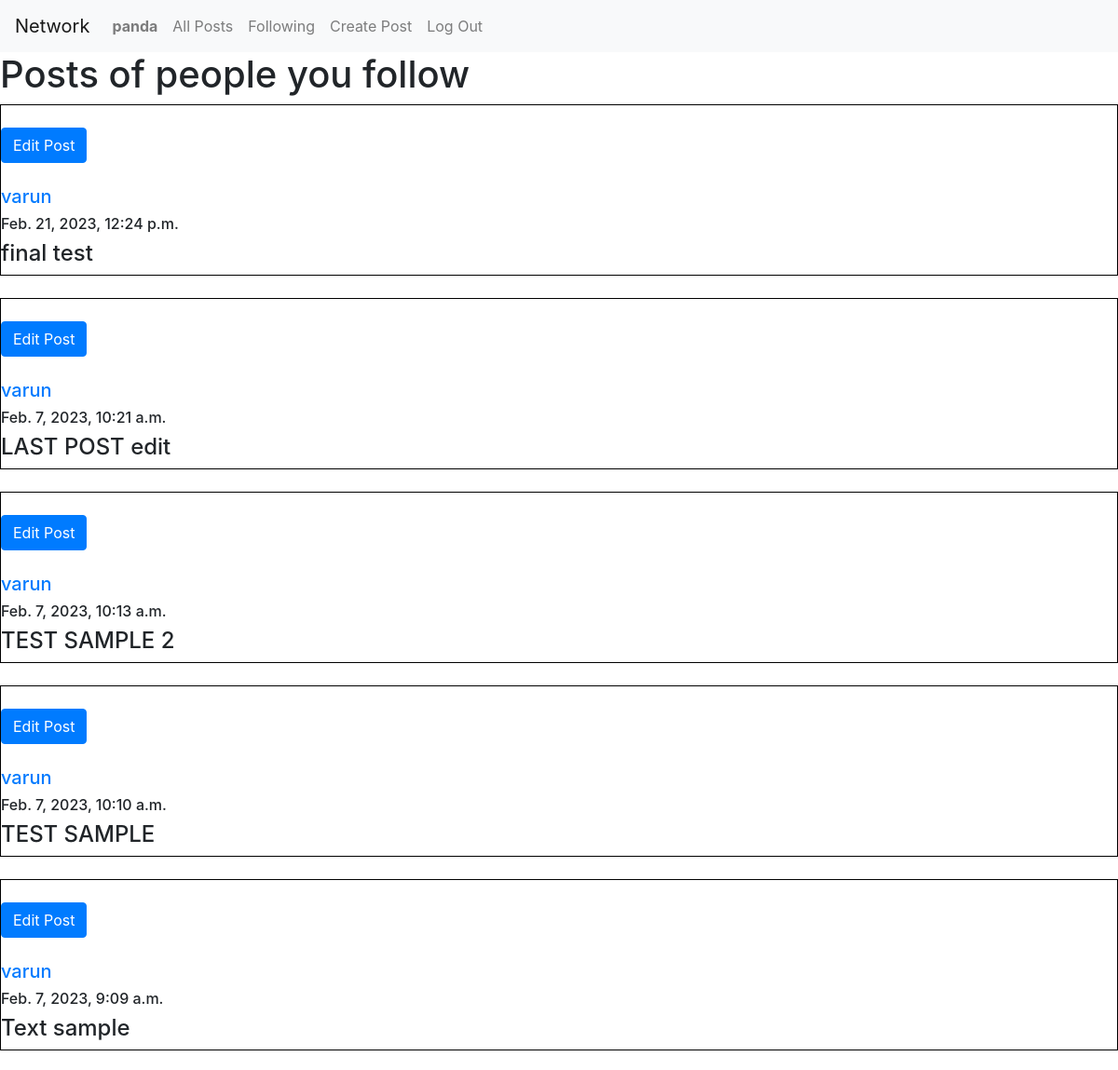
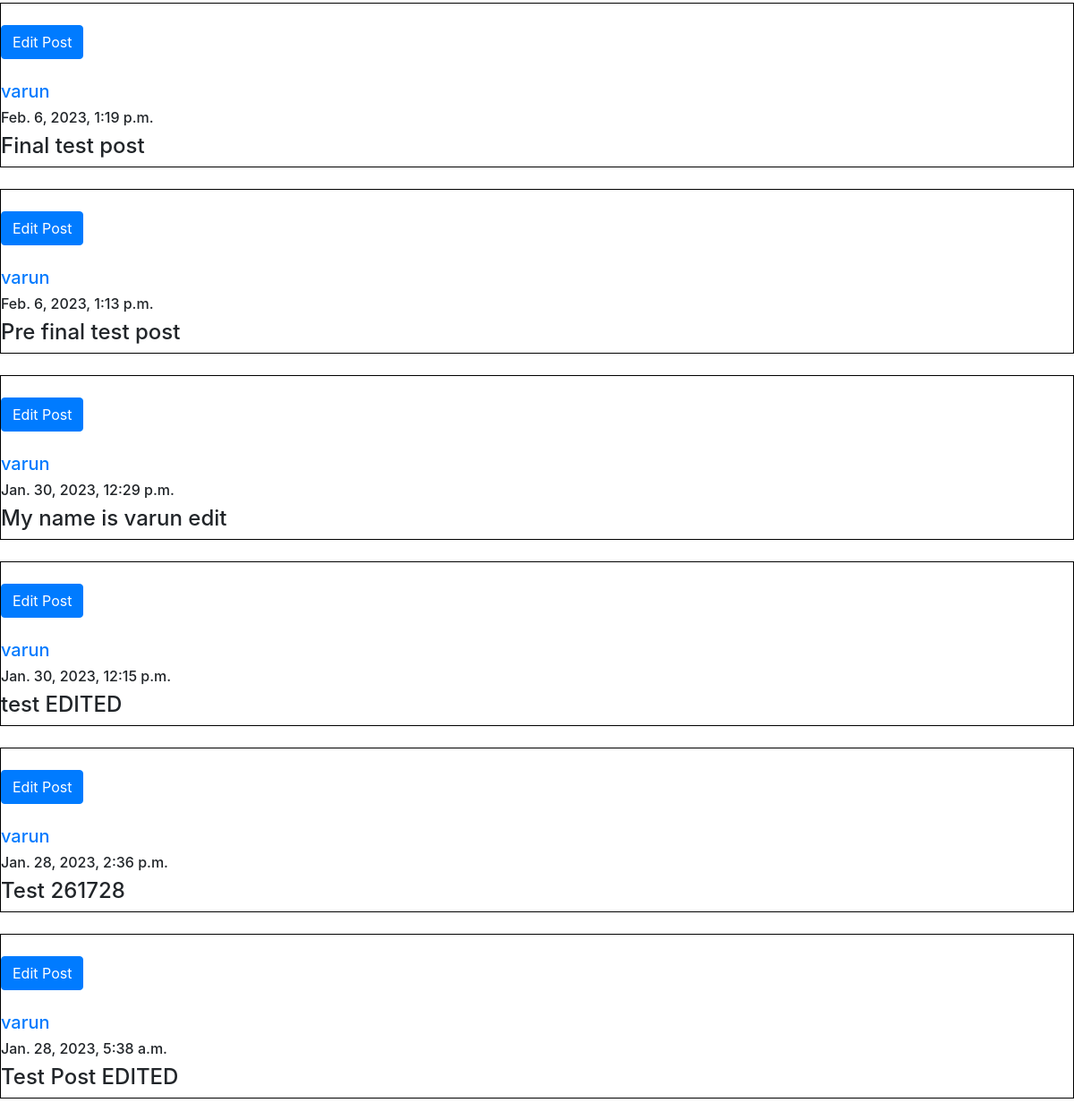
The app's page /following_page (signed in) with its own data (2 pictures, top to bottom).
### network/models.py (models this page shows, shortened)
class User(AbstractUser):
    followers = models.IntegerField(max_length = 1000000, blank = True, null = True, default = 0)
    following = models.IntegerField(max_length = 1000000, blank = True, null = True, default = 0)
    profession = models.CharField(max_length = 20, blank = True, null = True, default = "")
    description = models.CharField(max_length = 100, blank = True, null = True, default = "")

class NewPost(models.Model):
    content = models.CharField(max_length = 300)
    timestamp = models.DateTimeField(auto_now_add = True, blank = True, null = True)
    creator = models.ForeignKey(User, on_delete = models.CASCADE, related_name = "user_related")
    likes_number = models.IntegerField(max_length =100000, blank = True, null= True, default= 0)

### network/views.py (the view)
# urls.py: path('following_page', views.following_page, name = "following_page"),
def following_page(request):
    user_active = request.user.username
    user_active_object = User.objects.get(username = user_active)
    follow_objects = Follow.objects.filter(user_following = user_active_object)
    posts = []
    for f in follow_objects:
        posts_all = NewPost.objects.filter(creator = f.user_being_followed).order_by("-id")
        posts.append(posts_all)
    context = {"posts":posts}
    return render(request, "network/following_posts.html", context)
    return HttpResponse(f"{user_active}")

### network/templates/network/following_posts.html (shortened to what this page needs)
{% extends "network/layout.html" %}
{% block body %}
{% if user.is_authenticated %}
    <h1>Posts of people you follow</h1>
    {% for posts in posts %}
        {% for p in posts %}
        <div class = "post_div_follow">
            <br>
            <div>
              <a href=""><button type="button" class="btn btn-primary">Edit Post</button></a>
            </div> <br>
              <div class = "user"><a href="{% url 'profile_page' p.creator.username %}"><h5>{{p.creator.username}}</h5></a></div>
              <div class = "timestamp"><h6>{{p.timestamp}}</h6></div>
              <div class = "content"><h4>{{p.content}}</h4></div>
        </div>
           <br>
        {% endfor %}
    {% endfor %}
{% endif %}
{% endblock %}

### network/templates/network/layout.html (shortened to what this page needs)
{% load static %}
<!DOCTYPE html>
<html lang="en">
    <head>
        <link rel="stylesheet" href="https://stackpath.bootstrapcdn.com/bootstrap/4.4.1/css/bootstrap.min.css">
        <link href="{% static 'network/styles.css' %}" rel="stylesheet">
        <link rel="stylesheet" href="https://use.fontawesome.com/releases/v5.14.0/css/all.css">
    </head>
    <body>
        <nav class="navbar navbar-expand-lg navbar-light bg-light">
            <a class="navbar-brand" href="#">Network</a>
            <div>
              <ul class="navbar-nav mr-auto">
                {% if user.is_authenticated %}
                    <li class="nav-item">
                        <a class="nav-link" href="{% url 'profile_page' user.username %}"><strong>{{ user.username }}</strong></a>
                    </li>
                {% endif %}
                <li class="nav-item">
                  <a class="nav-link" href="{% url 'index' %}">All Posts</a>
                </li>
                {% if user.is_authenticated %}
                    <li class="nav-item">
                        <a class="nav-link" href="{% url 'following_page' %}">Following</a>
                    </li>
                    <li class="nav-item">
                        <a class="nav-link" href="{% url 'create_post' %}">Create Post</a>
                    </li>
                    <li class="nav-item">
                        <a class="nav-link" href="{% url 'logout' %}">Log Out</a>
                    </li>
                {% endif %}
              </ul>
            </div>
          </nav>
        <div class="body">
            {% block body %}
            {% endblock %}
        </div>
    </body>
</html>

### network/templates/network/following_posts.html (style rules this page uses)
.user { color:blue }
.post_div_follow { border: 1px solid black }

### records on screen
User: username "panda"
NewPost: creator.username "varun", timestamp "Feb. 21, 2023, 12:24 p.m.", content "final test"
NewPost: creator.username "varun", timestamp "Feb. 7, 2023, 10:21 a.m.", content "LAST POST edit"
NewPost: creator.username "varun", timestamp "Feb. 7, 2023, 10:13 a.m.", content "TEST SAMPLE 2"
NewPost: creator.username "varun", timestamp "Feb. 7, 2023, 10:10 a.m.", content "TEST SAMPLE"
NewPost: creator.username "varun", timestamp "Feb. 7, 2023, 9:09 a.m.", content "Text sample"
NewPost: creator.username "varun", timestamp "Feb. 6, 2023, 1:19 p.m.", content "Final test post"
NewPost: creator.username "varun", timestamp "Feb. 6, 2023, 1:13 p.m.", content "Pre final test post"
NewPost: creator.username "varun", timestamp "Jan. 30, 2023, 12:29 p.m.", content "My name is varun edit"
NewPost: creator.username "varun", timestamp "Jan. 30, 2023, 12:15 p.m.", content "test EDITED"
NewPost: creator.username "varun", timestamp "Jan. 28, 2023, 2:36 p.m.", content "Test 261728"
NewPost: creator.username "varun", timestamp "Jan. 28, 2023, 5:38 a.m.", content "Test Post EDITED"
